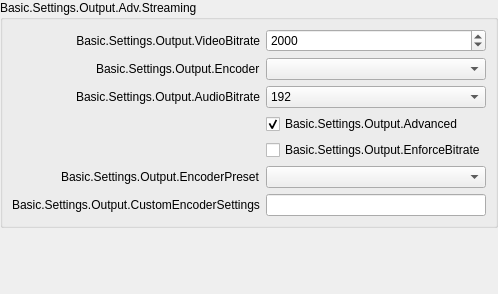
               <widget class="QWidget" name="easyOutputsPage">
                <layout class="QVBoxLayout" name="verticalLayout_3">
                 <property name="leftMargin">
                  <number>0</number>
                 </property>
                 <property name="topMargin">
                  <number>0</number>
                 </property>
                 <property name="rightMargin">
                  <number>0</number>
                 </property>
                 <property name="bottomMargin">
                  <number>0</number>
                 </property>
                 <item>
                  <widget class="QGroupBox" name="groupBox_8">
                   <property name="sizePolicy">
                    <sizepolicy hsizetype="Preferred" vsizetype="Maximum">
                     <horstretch>0</horstretch>
                     <verstretch>0</verstretch>
                    </sizepolicy>
                   </property>
                   <property name="title">
                    <string>Basic.Settings.Output.Adv.Streaming</string>
                   </property>
                   <layout class="QFormLayout" name="formLayout_20">
                    <property name="fieldGrowthPolicy">
                     <enum>QFormLayout::AllNonFixedFieldsGrow</enum>
                    </property>
                    <property name="labelAlignment">
                     <set>Qt::AlignRight|Qt::AlignTrailing|Qt::AlignVCenter</set>
                    </property>
                    <item row="0" column="0">
                     <widget class="QLabel" name="label_19">
                      <property name="minimumSize">
                       <size>
                        <width>170</width>
                        <height>0</height>
                       </size>
                      </property>
                      <property name="text">
                       <string>Basic.Settings.Output.VideoBitrate</string>
                      </property>
                      <property name="alignment">
                       <set>Qt::AlignRight|Qt::AlignTrailing|Qt::AlignVCenter</set>
                      </property>
                      <property name="buddy">
                       <cstring>simpleOutputVBitrate</cstring>
                      </property>
                     </widget>
                    </item>
                    <item row="0" column="1">
                     <widget class="QSpinBox" name="simpleOutputVBitrate">
                      <property name="minimum">
                       <number>200</number>
                      </property>
                      <property name="maximum">
                       <number>1000000</number>
                      </property>
                      <property name="value">
                       <number>2000</number>
                      </property>
                     </widget>
                    </item>
                    <item row="2" column="0">
                     <widget class="QLabel" name="label_20">
                      <property name="text">
                       <string>Basic.Settings.Output.AudioBitrate</string>
                      </property>
                      <property name="buddy">
                       <cstring>simpleOutputABitrate</cstring>
                      </property>
                     </widget>
                    </item>
                    <item row="2" column="1">
                     <widget class="QComboBox" name="simpleOutputABitrate">
                      <property name="currentIndex">
                       <number>8</number>
                      </property>
                      <item>
                       <property name="text">
                        <string>32</string>
                       </property>
                      </item>
                      <item>
                       <property name="text">
                        <string>48</string>
                       </property>
                      </item>
                      <item>
                       <property name="text">
                        <string>64</string>
                       </property>
                      </item>
                      <item>
                       <property name="text">
                        <string>80</string>
                       </property>
                      </item>
                      <item>
                       <property name="text">
                        <string>96</string>
                       </property>
                      </item>
                      <item>
                       <property name="text">
                        <string>112</string>
                       </property>
                      </item>
                      <item>
                       <property name="text">
                        <string>128</string>
                       </property>
                      </item>
                      <item>
                       <property name="text">
                        <string>160</string>
                       </property>
                      </item>
                      <item>
                       <property name="text">
                        <string>192</string>
                       </property>
                      </item>
                      <item>
                       <property name="text">
                        <string>256</string>
                       </property>
                      </item>
                      <item>
                       <property name="text">
                        <string>320</string>
                       </property>
                      </item>
                     </widget>
                    </item>
                    <item row="3" column="1">
                     <widget class="QCheckBox" name="simpleOutAdvanced">
                      <property name="text">
                       <string>Basic.Settings.Output.Advanced</string>
                      </property>
                      <property name="checked">
                       <bool>true</bool>
                      </property>
                     </widget>
                    </item>
                    <item row="5" column="1">
                     <widget class="QComboBox" name="simpleOutPreset"/>
                    </item>
                    <item row="5" column="0">
                     <widget class="QLabel" name="label_24">
                      <property name="enabled">
                       <bool>true</bool>
                      </property>
                      <property name="text">
                       <string>Basic.Settings.Output.EncoderPreset</string>
                      </property>
                      <property name="buddy">
                       <cstring>simpleOutPreset</cstring>
                      </property>
                     </widget>
                    </item>
                    <item row="6" column="0">
                     <widget class="QLabel" name="label_23">
                      <property name="text">
                       <string>Basic.Settings.Output.CustomEncoderSettings</string>
                      </property>
                      <property name="buddy">
                       <cstring>simpleOutCustom</cstring>
                      </property>
                     </widget>
                    </item>
                    <item row="6" column="1">
                     <widget class="QLineEdit" name="simpleOutCustom"/>
                    </item>
                    <item row="4" column="1">
                     <widget class="QCheckBox" name="simpleOutEnforce">
                      <property name="text">
                       <string>Basic.Settings.Output.EnforceBitrate</string>
                      </property>
                     </widget>
                    </item>
                    <item row="1" column="1">
                     <widget class="QComboBox" name="simpleOutStrEncoder"/>
                    </item>
                    <item row="1" column="0">
                     <widget class="QLabel" name="simpleOutRecEncoderLabel_2">
                      <property name="text">
                       <string>Basic.Settings.Output.Encoder</string>
                      </property>
                     </widget>
                    </item>
                   </layout>
                  </widget>
                 </item>
                 <item>
                  <layout class="QVBoxLayout" name="simpleOutInfoLayout">
                   <property name="leftMargin">
                    <number>10</number>
                   </property>
                   <property name="topMargin">
                    <number>10</number>
                   </property>
                   <property name="rightMargin">
                    <number>10</number>
                   </property>
                   <property name="bottomMargin">
                    <number>10</number>
                   </property>
                  </layout>
                 </item>
                 <item>
                  <spacer name="verticalSpacer_2">
                   <property name="orientation">
                    <enum>Qt::Vertical</enum>
                   </property>
                   <property name="sizeHint" stdset="0">
                    <size>
                     <width>20</width>
                     <height>40</height>
                    </size>
                   </property>
                  </spacer>
                 </item>
                 <item alignment="Qt::AlignTop">
                  <widget class="QWidget" name="simpleOutputContainer" native="true">
                   <layout class="QVBoxLayout" name="verticalLayout_4">
                    <property name="leftMargin">
                     <number>0</number>
                    </property>
                    <property name="topMargin">
                     <number>0</number>
                    </property>
                    <property name="rightMargin">
                     <number>0</number>
                    </property>
                    <property name="bottomMargin">
                     <number>0</number>
                    </property>
                   </layout>
                  </widget>
                 </item>
                </layout>
               </widget>
